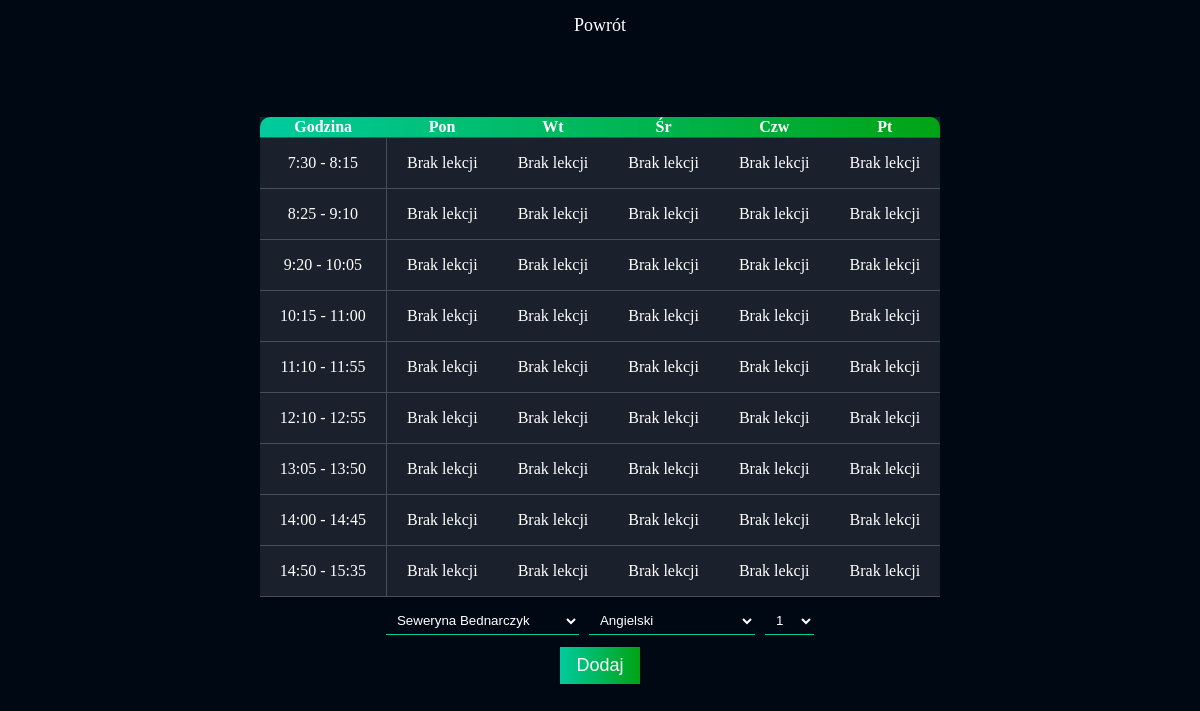
/PHP/plan.php, run on the app's committed database.
### tables this page shows
CREATE TABLE `godziny` (
  `id` int(11) NOT NULL,
  `czas` varchar(255) NOT NULL
);

### PHP/plan.php (the view, shortened to what this page needs)
<!DOCTYPE html>
<html lang="pl">
<head>
    <link rel="stylesheet" href="../CSS/style.css">
</head>
<?php
    $conn = mysqli_connect('localhost', 'root', '', 'szkola');
    $klasa = $_GET['klasa'];
?>
<body>
    <header class="flexBlock">
        <a href="index.php">Powrót</a>
    </header>
    <form action="plan.php" method="GET">
        <table>
            <tr>
                <th>Godzina</th>
                <th>Pon</th>
                <th>Wt</th>
                <th>Śr</th>
                <th>Czw</th>
                <th>Pt</th>
            </tr>
            <?php
                $q = "SELECT czas FROM godziny";
                $res = mysqli_query($conn, $q);
                $i = 1;
                while($row = mysqli_fetch_array($res))
                {
                echo '<tr>';
                    echo '<td>';
                    echo $row['czas'];
                    echo '</td>';
                    for($j = 1; $j <= 5; $j++)
                    {
                        $lessonData = "SELECT n.imie as imie, n.nazwisko as nazwisko, p.nazwa as p_nazwa, k.nazwa as k_nazwa, l.godzina_id as godzina_id, dp.dzien_id as dzien_id, s.numer as s_numer
                        FROM lekcje as l
                        JOIN nauczyciele as n ON l.nauczyciel_id = n.id
                        JOIN przedmioty as p ON l.przedmiot_id = p.id
                        JOIN klasy as k ON l.klasa_id = k.id
                        JOIN dzien_pom as dp ON dp.lekcja_id = l.id
                        JOIN dzien as d ON dp.dzien_id = d.id
                        JOIN sala as s ON l.sala_id = s.id
                        WHERE dzien_id = $j AND godzina_id = $i AND k.nazwa = '$klasa'";
                        $lessonDataRes = mysqli_query($conn, $lessonData);
                        echo '<td data-click="clickable" data-empty="1" data-teacher="0" data-id="'.$i.'_'.$j.'">';
                        if(mysqli_num_rows($lessonDataRes) > 0)
                        {
                            $lessonDataRow = mysqli_fetch_array($lessonDataRes);
                            echo '<h4>';
                            echo $lessonDataRow['imie'].'&NonBreakingSpace;'.$lessonDataRow['nazwisko'];
                            echo '</h4>';
                            echo '<p>';
                            echo 'Lekcja:&NonBreakingSpace;'.$lessonDataRow['p_nazwa'];
                            echo '</p>';
                            echo '<p>';
                            echo 'Sala:&NonBreakingSpace;'.$lessonDataRow['s_numer'];
                            echo '</p>';
                        } else {
                            echo '<p>';
                            echo 'Brak lekcji';
                            echo '</p>';
                        }
                        echo '<input name="lekcja" type="checkbox" data-input-id="'.$i.'_'.$j.'" value="'.$i.'_'.$j.'"></td> ';
                    }
                echo '</tr>';
                $i++;
                }
            ?>
        </table>
        <div class="flexBlock column">
            <div class="flexBlock selects">
                <select name="nauczyciel" id="nauczyciel">
                    <?php
                        $q = "SELECT * FROM nauczyciele ORDER BY nazwisko ASC";
                        $res = mysqli_query($conn, $q);
                        while($row = mysqli_fetch_array($res))
                        {
                    ?>
                    <option value="<?php echo $row['id'] ?>"><?php echo $row['imie'].' '.$row['nazwisko'] ?></option>
                    <?php
                        }
                    ?>
                </select>
                <select name="przedmiot" id="przedmiot">
                    <?php
                        $q = "SELECT * FROM przedmioty ORDER BY nazwa ASC";
                        $res = mysqli_query($conn, $q);
                        while($row = mysqli_fetch_array($res))
                        {
                    ?>
                    <option value="<?php echo $row['id'] ?>"><?php echo $row['nazwa']?></option>
                    <?php
                        }
                    ?>
                </select>
                <select name="sala" id="sala">
                    <?php
                        $q = "SELECT * FROM sala ORDER BY numer ASC";
                        $res = mysqli_query($conn, $q);
                        while($row = mysqli_fetch_array($res))
                        {
                    ?>
                    <option value="<?php echo $row['id'] ?>"><?php echo $row['numer']?></option>
                    <?php
                        }
                    ?>
                </select>
            </div>
            <input type="submit" value="Dodaj">
        </div>
    </form>
</body>
</html>

### CSS/style.css (style rules this page uses)
body { font-family: 'Poppins'; display: flex; justify-content: center; align-items: center; margin: 0; padding: 0; box-sizing: content-box; min-height: 100vh; background: #000814; }
header { position: absolute; top: 0; width: 100%; display: flex; justify-content: center; align-items: center; padding: 15px 0; }
header a { text-decoration: none; color: #fff; font-size: 18px; transition: 200ms ease-in-out; }
table { background-color: rgba(255, 255, 255, .1); }
table, td, tr, th { border-collapse: collapse; color: #fff; transition: 200ms ease-in-out; }
th:first-child, td:first-child { border-top-left-radius: 10px; }
th:last-child, td:last-child { border-top-right-radius: 10px; }
tr:first-child { background: linear-gradient(90deg, rgba(0,203,158,1) 0%, rgba(0,163,20,1) 100%); }
tr { border-bottom: 1px solid rgba(255, 255, 255, .2); }
tr td:first-child { border-right: 1px solid rgba(255, 255, 255, .2); }
td, tr { padding: 15px 20px; }
select { outline: none; padding: 5px 7px; }
option { padding: 5px 7px; }
p { pointer-events: none; margin: 1px 0px; }
.flexBlock { display: flex; justify-content: center; align-items: center; flex-wrap: wrap; }
input[type="submit"] { margin-top: 10px; padding: 8px 16px; background: linear-gradient(90deg, rgba(0,203,158,1) 0%, rgba(0,163,20,1) 100%); border: 0; font-size: 18px; color: #fff; }
select { background-color: transparent; color: #fff; border-width: 0; outline: none; scroll-behavior: smooth; margin: 0 5px; border-bottom: 1px solid rgba(0,203,158,1); }
option { color: #000; }
.selects { margin-top: 10px; }
.column { flex-direction: column; }
#home td, tr { text-align: center; }

### data on the page
godziny: czas "7:30 - 8:15"
godziny: czas "8:25 - 9:10"
godziny: czas "9:20 - 10:05"
godziny: czas "10:15 - 11:00"
godziny: czas "11:10 - 11:55"
godziny: czas "12:10 - 12:55"
godziny: czas "13:05 - 13:50"
godziny: czas "14:00 - 14:45"
godziny: czas "14:50 - 15:35"

### other printed values
form field nauczyciel "Seweryna Bednarczyk"
form field przedmiot "Angielski"
form field sala "1"
